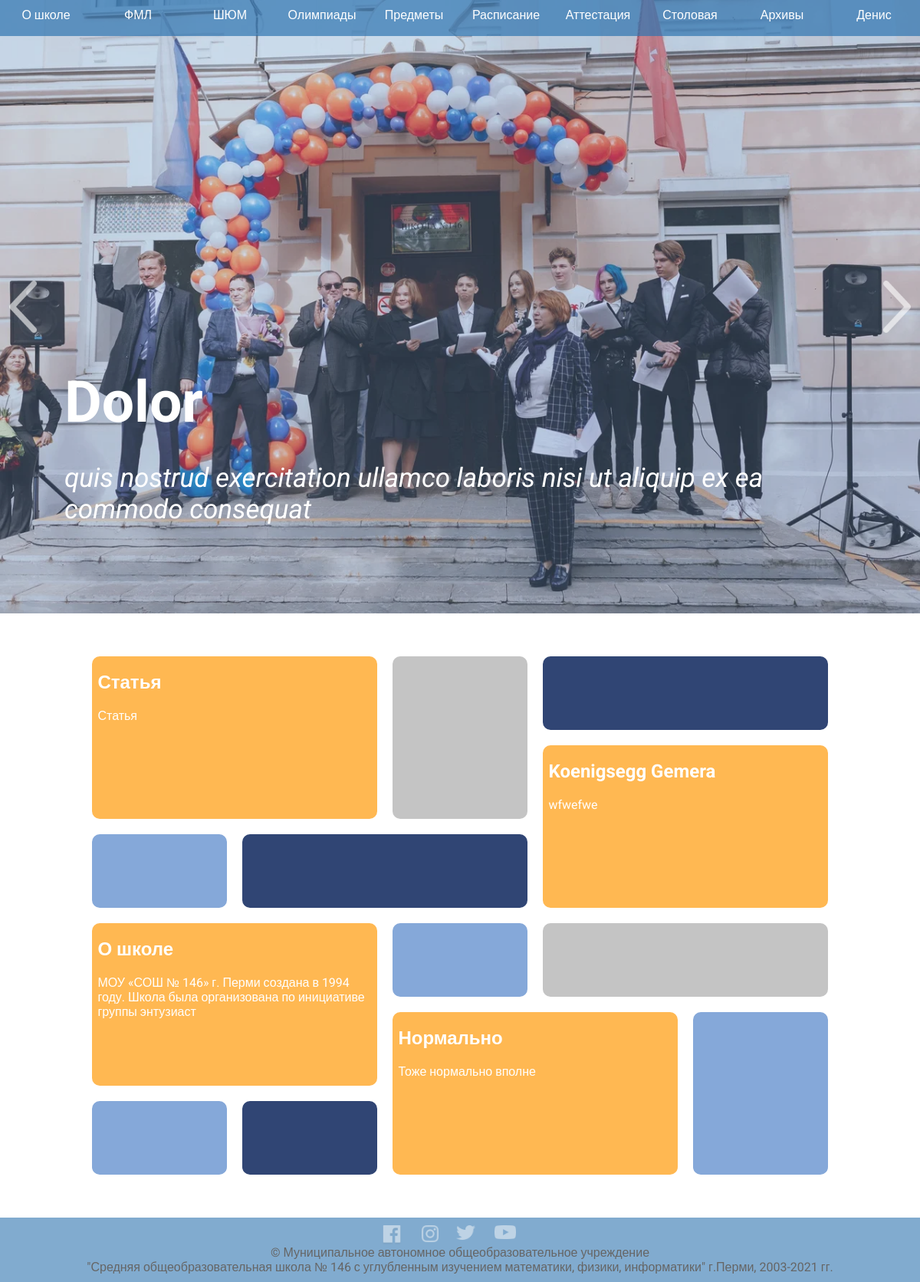
The page / (signed in) on the database its author committed.
### School146/data/models/users.py (models this page shows, shortened)
class User(SqlAlchemyBase, UserMixin, SerializerMixin):
    __tablename__ = 'users'
    id = Column(Integer, primary_key=True, autoincrement=True)
    name = Column(String)
    email = Column(String, index=True, unique=True)
    hashed_password = Column(String)

### School146/data/models/articles.py (models this page shows)
class Article(SqlAlchemyBase, SerializerMixin):
    __tablename__ = 'articles'
    id = Column(Integer, primary_key=True, autoincrement=True)
    title = Column(String)
    text = Column(String)
    picture = Column(String)

### School146/application.py (the view)
@app.route('/')
def index():
    db = db_session.create_session()
    articles = db.query(Article).all()
    articles_length = len(articles)
    return render_template('index.html', articles=articles, length=articles_length)

### School146/application.py (called while the page is built)
@login_manager.user_loader
def load_user(user_id):
    db = db_session.create_session()
    user = db.query(User).get(user_id)
    return user

### School146/data/db_session.py (called while the page is built)
def create_session() -> orm.Session:
    global __factory
    return __factory()

### School146/templates/index.html (shortened to what this page needs)
<!DOCTYPE html>
<html lang="en">
	<head>
		<link rel="stylesheet" type="text/css" href="../static/css/style.css">
	</head>
	<body onload="main()">
		<header id="header">
			<div id="top_menu" class="menu">
				<ul class="point_menu">
					{% if current_user.is_authenticated %}
                    <a href="/user_info" class="point_of_menu"><li>{{ current_user.name }}<hr class="menu_line"></li></a>
                    {% else %}
                    <a href="/login" class="point_of_menu"><li>Войти<hr class="menu_line"></li></a>
                    {% endif %}
					<a href="/school_plan" class="point_of_menu"><li class="point_of_menu group">Архивы<hr class="menu_line"></li></a>
					<a href="/canteen" class="point_of_menu"><li>Столовая<hr class="menu_line"></li></a>
					<a href="https://s146.ru/interim" class="point_of_menu"><li>Аттестация<hr class="menu_line"></li></a>
					<a href="/timetable" class="point_of_menu"><li>Расписание<hr class="menu_line"></li></a>
					<a href="https://contester.s146.ru/ru/" class="point_of_menu"><li>Предметы<hr class="menu_line"></li></a>
					<a href="https://regionolymp.ru/" class="point_of_menu"><li>Олимпиады<hr class="menu_line"></li></a>
					<a href="https://s146.ru/shum" class="point_of_menu"><li>ШЮМ<hr class="menu_line"></li></a>
					<a href="https://vk.com/mathperm2021" class="point_of_menu"><li>ФМЛ<hr class="menu_line"></li></a>
					<a href="/about_school" class="point_of_menu"><li>О школе<hr class="menu_line"></li></a>
				</ul>
			</div>
		</header>
		<div class="slider" id="slider">
			<div class="slider_background">
				<a href="#" onclick="prev_slide()">
					<div class="arrow">
						<img src="../static/img/left_arrow.png">
					</div>
				</a>
				<div class="slider_container" id="slide">
					<h1 id="slider_h"></h1>
					<p id="slider_text"></p>
				</div>
				<a href="#" onclick="next_slide()">
					<div class="arrow">
						<img src="../static/img/right_arrow.png">
					</div>
				</a>
			</div>
		</div>
		<content class="tiles">
	        {% if length > 0 %}
	        <a href="/article_info/{{ articles[-1].id }}" class="tile post-1">
	            <div class="article">
					<div class="article_text">
		                <h2 class="article_h" id="article_h_0">{{ articles[-1].title }}</h2>
						<p class="article_p" id="article_text_0">{{ articles[-1].text[:100] }}</p>
	            	</div>
	            </div>
        	</a>
			{% endif %}
            <div class="tile post-2"></div>
            <div class="tile post-3"></div>
            <div class="tile post-4"></div>
			{% if length > 1 %}
	        <a href="/article_info/{{ articles[-2].id }}" class="tile post-5">
	            <div class="article">
					<div class="article_text">
		                <h2 class="article_h" id="article_h_1">{{ articles[-2].title }}</h2>
						<p class="article_p" id="article_text_1">{{ articles[-2].text[:100] }}</p>
	            	</div>
	            </div>
        	</a>
			{% endif %}
            <div class="tile post-6"></div>
			{% if length > 2 %}
	        <a href="/article_info/{{ articles[-3].id }}" class="tile post-11">
	            <div class="article">
					<div class="article_text">
		                <h2 class="article_h" id="article_h_2">{{ articles[-3].title }}</h2>
						<p class="article_p" id="article_text_2">{{ articles[-3].text[:100] }}</p>
	            	</div>
	            </div>
        	</a>
			{% endif %}
            <div class="tile post-8"></div>
            <div class="tile post-9"></div>
            <div class="tile post-10"></div>
	        {% if length > 3 %}
	        <a href="/article_info/{{ articles[-4].id }}" class="tile post-7">
	            <div class="article">
					<div class="article_text">
		                <h2 class="article_h" id="article_h_3">{{ articles[-4].title }}</h2>
						<p class="article_p" id="article_text_3">{{ articles[-4].text[:100] }}</p>
	            	</div>
	            </div>
        	</a>
			{% endif %}
            <div class="tile post-12"></div>
            <div class="tile post-13"></div>
		</content>
		<footer>
			<ul class="icons">
				<a href="https://www.facebook.com/school146perm"><li class="icon"><img src="../static/img/facebook.png" style="width: 100%"></li></a>
				<a href="https://www.instagram.com/school146perm/"><li class="icon"><img src="../static/img/instagram.png" style="width: 100%"></li></a>
				<a href="https://twitter.com/school146"><li class="icon"><img src="../static/img/twitter.png" style="width: 100%"></li></a>
				<a href="https://www.youtube.com/channel/UC5WufrqFj3o7FIJP9ySKF-g"><li class="icon"><img src="../static/img/youtube.png" style="width: 100%"></li></a>
			</ul>
			<p style="margin: 0px;">
				© Муниципальное автономное общеобразовательное учреждение<br>"Средняя общеобразовательная школа № 146 с углубленным изучением математики, физики, информатики" г.Перми, 2003-2021 гг.
			</p>
		</footer>
	</body>
</html>

### School146/static/css/style.css (style rules this page uses)
body { margin: 0px; padding: 0px; width: 100%; min-height: 100vh; font-family: "Roboto", "Arial", sans-serif; -moz-background-size: cover; -webkit-background-size: cover; -o-background-size: cover; background-size: cover; display: flex; flex-direction: column; justify-content: space-between; }
a { text-decoration: none; }
h1 { margin: 0; }
p { padding: 0; }
img { image-rendering: -moz-crisp-edges; -ms-interpolation-mode: nearest-neighbor; image-rendering: crisp-edges; height: auto; display: block; margin: 0 auto; }
ul { padding: 0; list-style-type: none; }
header { position: fixed; display: flex; flex-direction: row; justify-content: space-around; align-items: center; background-color: #2E74B0B2; width: 100%; z-index: 1000000; }
li { text-decoration: none; }
footer { background-color: #2E74B0; text-align: center; padding-top: 10px; padding-bottom: 10px; opacity: 0.6; transition: 0.5s; }
content { padding: 50px; min-height: 71vh; }
.menu { display: flex; justify-content: space-around; flex-direction: row; position: static; width: 100%; margin: 0px; padding: 0px; padding-top: 10px; opacity: 1; padding-bottom: 10px; align-items: center; }
.point_menu { width: 100%; display: flex; flex-direction: row-reverse; justify-content: space-around; margin-bottom: 0px; margin-top: 0px; vertical-align: middle; }
.point_of_menu { width: 100%; color: white; text-align: center; font-size: 12pt; }
.icons { display: flex; flex-direction: row; justify-content: space-between; margin: auto; width: 17%; }
.icon { opacity: 0.5; transition: 0.5s; width: 50%; }
.slider { width: 100%; height: 100vh; object-fit: cover; -moz-background-size: 100%; -webkit-background-size: 100%; -o-background-size: 100%; background-size: auto 100%; }
.arrow { opacity: 0.6; width: 5vw; height: 100vh; transition: 0.5s; display: flex; align-items: center; }
.arrow img { width: 3vw; }
.slider_background { width: 100%; height: 100%; background-color: #85A8D94D; display: flex; flex-direction: row; justify-content: space-between; }
.slider_container { padding-left: 2%; padding-right: 2%; display: flex; flex-direction: column; justify-content: flex-start; align-items: flex-start; height: 30vh; width: 90vw; }
#slider_h { margin-top: 60vh; font-weight: bold; font-size: 75px; color: white; transition: 0.5s; opacity: 0; }
#slider_text { font-style: italic; font-weight: normal; font-size: 35px; color: white; transition: 0.5s; opacity: 0; }
.tiles { grid-gap: 10px; display: grid; width: 80%; grid-template-rows: repeat(6, 12vh); grid-template-columns: repeat(5, 1fr); grid-column-gap: 20px; grid-row-gap: 20px; color: white; padding-left: 0px; padding-right: 10%; padding-top: 7vh; padding-bottom: 7vh; padding-left: 10%; }
.post-1 { grid-column-start: 1; grid-column-end: 3; grid-row-start: 1; grid-row-end: 3; }
.post-2 { grid-column-start: 4; grid-column-end: 6; grid-row-start: 1; grid-row-end: 1; background-color: #304574; }
.post-3 { grid-column-start: 3; grid-column-end: 3; grid-row-start: 1; grid-row-end: 3; background-color: #C4C4C4; }
.post-4 { grid-column-start: 2; grid-column-end: 4; grid-row-start: 3; grid-row-end: 3; background-color: #304574; }
.post-5 { grid-column-start: 4; grid-column-end: 6; grid-row-start: 2; grid-row-end: 4; }
.post-6 { grid-column-start: 1; grid-column-end: 1; grid-row-start: 3; grid-row-end: 3; background-color: #85A8D9; }
.post-7 { grid-column-start: 3; grid-column-end: 5; grid-row-start: 5; grid-row-end: 7; }
.post-8 { grid-column-start: 5; grid-column-end: 6; grid-row-start: 5; grid-row-end: 7; background-color: #85A8D9; }
.post-9 { grid-column-start: 4; grid-column-end: 6; grid-row-start: 4; grid-row-end: 4; background-color: #C4C4C4; }
.post-10 { grid-column-start: 3; grid-column-end: 4; grid-row-start: 4; grid-row-end: 4; background-color: #85A8D9; }
.post-11 { grid-column-start: 1; grid-column-end: 3; grid-row-start: 4; grid-row-end: 6; }
.post-12 { grid-column-start: 1; grid-column-end: 1; grid-row-start: 6; grid-row-end: 7; background-color: #85A8D9; }
.post-13 { grid-column-start: 2; grid-column-end: 2; grid-row-start: 6; grid-row-end: 7; background-color: #304574; }
.tile { border-radius: 10px; }
.article { display: flex; flex-direction: column; justify-content: flex-start; height: calc(100%); width: calc(100%); background-color: #FF9700AD; border-radius: 10px; transition: 0.5s; }
.article_text { z-index: 1; color: white; margin: 0px; border-radius: 10px; padding-left: 2%; height: 100%; }

### rows shown on the page
User: name "Денис"
Article: title "Статья", text "Статья"
Article: title "Koenigsegg Gemera", text "wfwefwe"
Article: title "О школе", text "МОУ «СОШ № 146» г. Перми создана в 1994 году. Школа была организована по инициативе группы энтузиаст"
Article: title "Нормально", text "Тоже нормально вполне"
